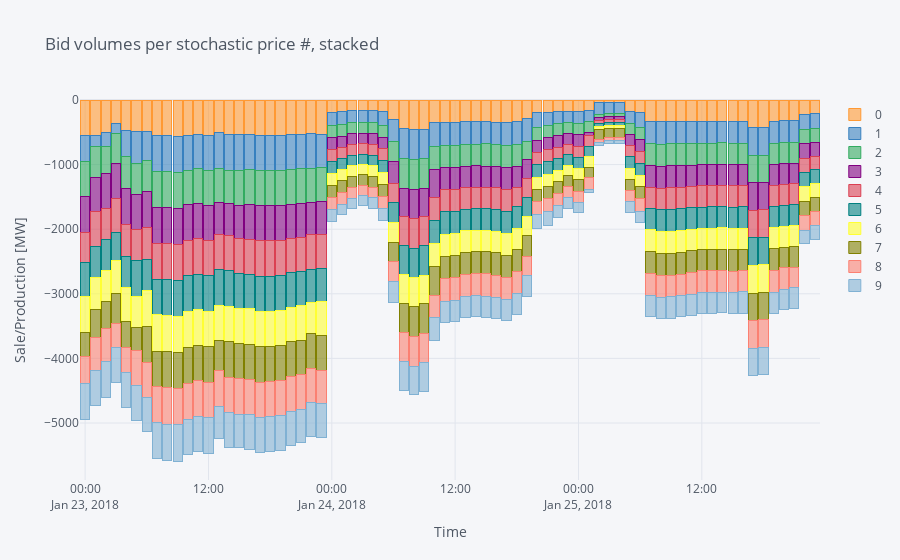

The notebook cell this image was saved under:
### Code cell
# Plot optimal production in different plot types
optimal_production.iplot(kind='bar',barmode='stack', bargap=.1,title="Bid volumes per stochastic price #, stacked", xaxis_title="Time", yaxis_title="Sale/Production [MW]")
